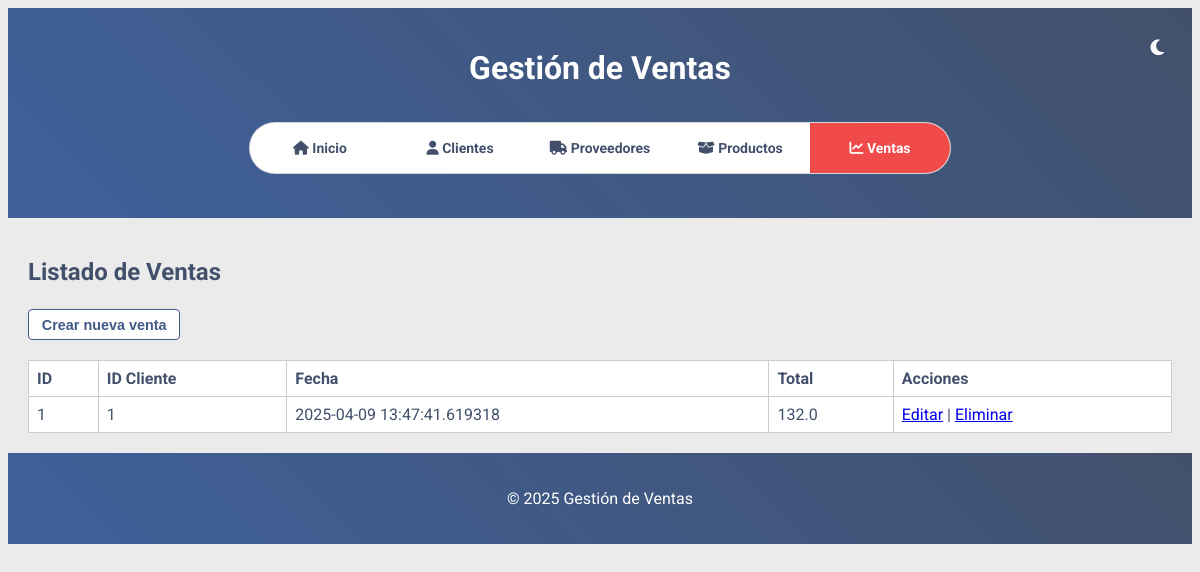
The app's page /ventas/lista, older data.
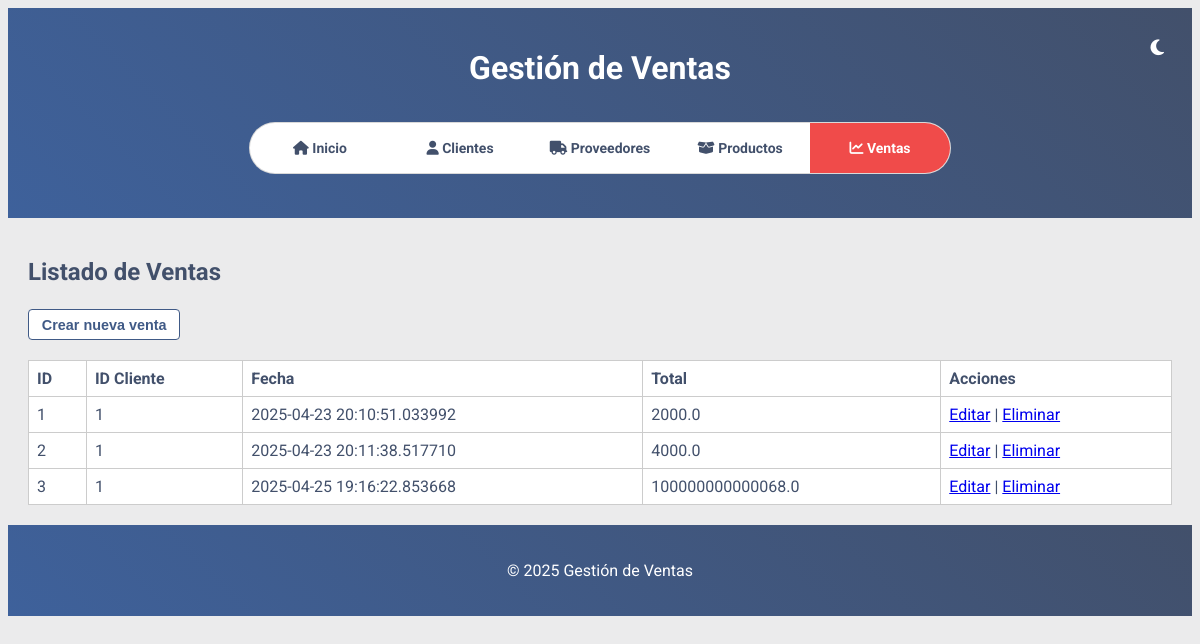
The same page, newer data.
### models/venta.py (models this page shows, shortened)
class Venta(db.Model):
    __tablename__ = 'ventas'
    id = db.Column(db.Integer, primary_key=True)
    cliente_id = db.Column(db.Integer, db.ForeignKey('clientes.id'))
    total = db.Column(db.Float, nullable=False)
    fecha = db.Column(db.DateTime, default=datetime.datetime.utcnow)
    productos = db.relationship("VentaProducto", back_populates="venta")

### routes/ventas.py (the view)
@bp.route('/lista', methods=['GET'])
def lista_ventas():
    ventas = get_all_ventas()
    return render_template('ventas/lista.html', ventas=ventas)

### services/ventas_service.py (called while the page is built)
def get_all_ventas():
    return Venta.query.all()

### templates/ventas/lista.html (shortened to what this page needs)
{% extends "base.html" %}
{% block content %}
<h2>Listado de Ventas</h2>
<a href="{{ url_for('ventas.crear_venta_view') }}"><button class="ordenar-btn" data-sort="stock">Crear nueva venta</button></a>
<table>
    <thead>
        <tr>
            <th>ID</th>
            <th>ID Cliente</th>
            <th>Fecha</th>
            <th>Total</th>
            <th>Acciones</th>
        </tr>
    </thead>
    <tbody>
        {% for v in ventas %}
        <tr>
            <td>{{ v.id }}</td>
            <td>{{ v.cliente_id }}</td>
            <td>{{ v.fecha }}</td>
            <td>{{ v.total }}</td>
            <td>
                <a href="{{ url_for('ventas.editar_venta_view', id=v.id) }}">Editar</a> |
                <a href="{{ url_for('ventas.eliminar_venta_view', id=v.id) }}">Eliminar</a>
            </td>
        </tr>
        {% endfor %}
    </tbody>
</table>
{% endblock %}

Row changes from the older to the newer data that the page shows:
changed Venta id 1: fecha "2025-04-09 13:47:41.619318" → "2025-04-23 20:10:51.033992"; total "132.0" → "2000.0"
added Venta: id "2", cliente_id "1", fecha "2025-04-23 20:11:38.517710", total "4000.0"
added Venta: id "3", cliente_id "1", fecha "2025-04-25 19:16:22.853668", total "100000000000068.0"
